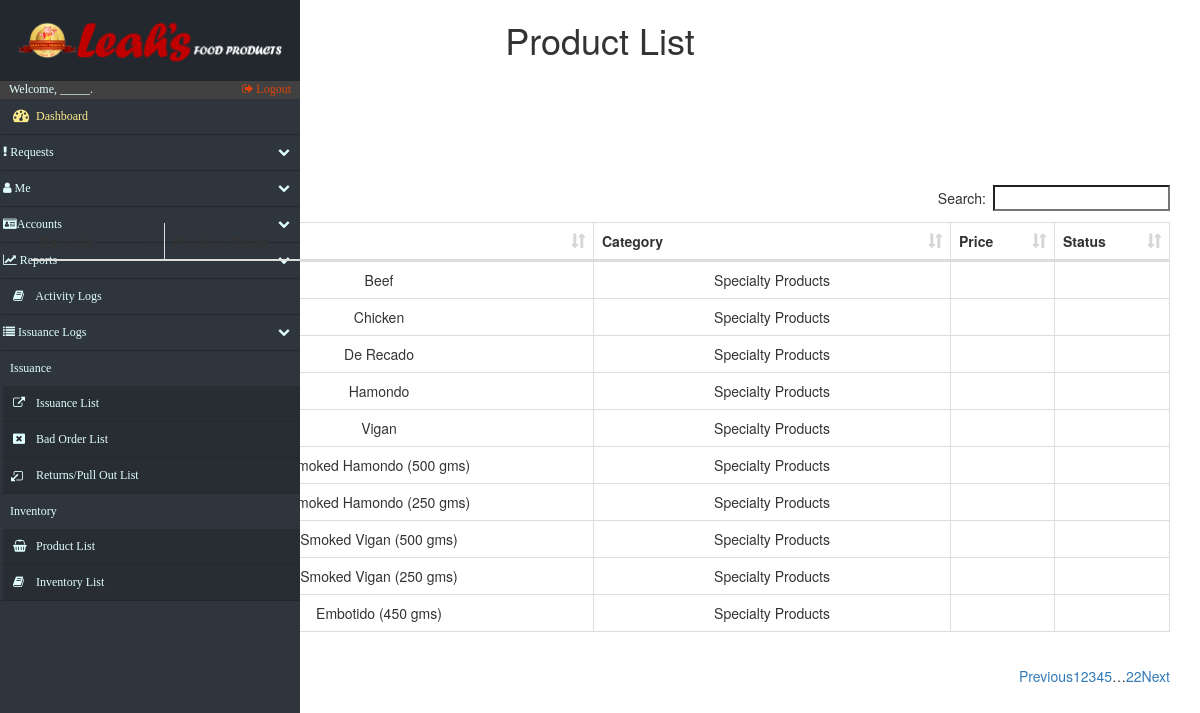
/products.php, run on the app's committed database.
### tables this page shows
CREATE TABLE `product_list` (
  `productList_id` int(15) NOT NULL,
  `productList_name` varchar(50) DEFAULT NULL,
  `category_id` int(15) NOT NULL,
  `productList_origprice` decimal(13,2) DEFAULT NULL
);

CREATE TABLE `category_list` (
  `category_id` int(15) NOT NULL,
  `category_name` varchar(100) NOT NULL,
  `category_quantity` int(10) DEFAULT NULL,
  `category_status` varchar(10) DEFAULT NULL
);

### products.php (the view, shortened to what this page needs)
<!DOCTYPE html>
<html lang="en">
<head>
    <?php include('fragments/config.php') ?>
    <link rel="stylesheet" href="https://maxcdn.bootstrapcdn.com/bootstrap/3.3.7/css/bootstrap.min.css">
    <link href="src/css/datatables.css" rel="stylesheet">
    <link href="//maxcdn.bootstrapcdn.com/font-awesome/4.2.0/css/font-awesome.min.css" rel="stylesheet">
    <link href="src/css/sidebar.css" rel="stylesheet">
    <link href="src/css/custom.css" rel="stylesheet">
</head>
<body>
    <div class="nav-side-menu">
        <div class="brand">
            <div class="brandtext"></div>
        </div>
        <div class="user_info">
            <span>Welcome, _____. </span>
            <a href="fragments/logout.php">
                <i class="fa fa-sign-out" aria-hidden="true"></i> Logout
            </a>
        </div>
        <div class="menu-list">
            <ul id="menu-content" class="menu-content collapse out">
                <li>
                    <a id="dashboard_txt" href="index.php">
                        <i class="fa fa-dashboard fa-lg"></i> Dashboard
                    </a>
                </li>
                <li data-toggle="collapse" data-target="#products" class="collapsed">
                    <i class="fa fa-exclamation"></i> Requests <span class="arrow"></span>
                </li>
                <li data-toggle="collapse" data-target="#service" class="collapsed">
                    <i class="fa fa-user"></i> Me <span class="arrow"></span>
                </li>
                <li data-toggle="collapse" data-target="#accounts" class="collapsed">
                    <i class="fa fa-id-card" aria-hidden="true"></i>Accounts <span class="arrow"></span>
                </li>
                <li data-toggle="collapse" data-target="#reports" class="collapsed">
                    <i class="fa fa-line-chart" aria-hidden="true"></i> Reports <span class="arrow"></span>
                </li>
                <li>
                    <a href="log_Activity.php">
                        <i class="fa fa-book"></i> Activity Logs
                    </a>
                </li>
                <li data-toggle="collapse" data-target="#issue" class="collapsed">
                    <i class="fa fa-list" aria-hidden="true"></i> Issuance Logs <span class="arrow"></span>
                </li>
                <div class="sub-menu_nct">
                    <span class="sub-menu">Issuance
                    </span>
                </div>
                <li class="sub-menu_nc">
                    <a href="issuance.php">
                        <i class="fa fa-external-link" aria-hidden="true"></i> Issuance List
                    </a>
                </li>
                <li class="sub-menu_nc">
                    <a href="issuance_BadOrder.php">
                        <i class="fa fa-window-close" aria-hidden="true"></i> Bad Order List
                    </a>
                </li>
                <li class="sub-menu_nc">
                    <a href="issuance_Returns.php">
                        <i class="fa fa-external-link fa-rotate-180" aria-hidden="true"></i> Returns/Pull Out List
                    </a>
                </li>
                <div class="sub-menu_nct">
                    <span class="sub-menu">Inventory
                    </span>
                </div>
                <li class="sub-menu_nc">
                    <a class="sub-menu_nc" href="products.php">
                        <i class="fa fa-shopping-basket"> </i> Product List
                    </a>
                </li>
                <li class="sub-menu_nc">
                    <a href="inventory.php">
                        <i class="fa fa-book"> </i> Inventory List
                    </a>
                </li>
            </ul>
        </div>
    </div>
    <div id="page-content-wrapper">
        <div class="container">
            <table class="table table-striped table-bordered">
                <h1 align="center">Product List</h1>
            </table>
            <?php
				$retrieve = ("SELECT * FROM product_list AS P INNER JOIN category_list AS C ON P.category_id = C.category_id");
				$results = mysqli_query($db, $retrieve);
			?>
                <table class="table table-striped table-bordered">
                    <button type="button" class="btn btn-info btn-lg" data-toggle="modal" data-target="#myModal">Add Product</button>
                </table>
                <table id="datatables" class="table table-hover table-bordered dataTable" cellspacing="0" width="100%" role="grid" aria-describedby="myTable_info" style="width: 100%;">
                    <thead>
                        <tr>
                            <th>Barcode</th>
                            <th>Product Name</th>
                            <th>Category</th>
                            <th>Price</th>
                            <th>Status</th>
                        </tr>
                    </thead>
                    <tbody>
                        <?php
							foreach ($results as $data):
						?>
                            <tr>
                                <td data-title="productname">
                                    <?php echo $data["productList_name"]; ?>
                                </td>
                                <td data-title="Category">
                                    <?php echo $data["category_name"]; ?>
                                </td>
                                <td data-title="price">
                                </td>
                                <td data-title="status">
                                </td>
                            </tr>
                            <?php
								endforeach;
							?>
                            </tbody>
                </table>
        </div>
    </div>
</body>
</html>

### src/css/datatables.css (style rules this page uses)
table.dataTable { clear: both; width: auto; text-align: center; margin-top: 6px !important; margin-bottom: 6px !important; max-width: none !important; border-collapse: separate !important }
table.dataTable td, table.dataTable th { -webkit-box-sizing: content-box; box-sizing: content-box }
table.dataTable thead>tr>th.sorting_asc, table.dataTable thead>tr>th.sorting_desc, table.dataTable thead>tr>th.sorting, table.dataTable thead>tr>td.sorting_asc, table.dataTable thead>tr>td.sorting_desc, table.dataTable thead>tr>td.sorting { padding-right: 30px }
table.dataTable thead .sorting, table.dataTable thead .sorting_asc, table.dataTable thead .sorting_desc, table.dataTable thead .sorting_asc_disabled, table.dataTable thead .sorting_desc_disabled { cursor: pointer; position: relative }
table.dataTable thead .sorting:after, table.dataTable thead .sorting_asc:after, table.dataTable thead .sorting_desc:after, table.dataTable thead .sorting_asc_disabled:after, table.dataTable thead .sorting_desc_disabled:after { position: absolute; bottom: 8px; right: 8px; display: block; font-family: 'Glyphicons Halflings'; opacity: 0.5 }
table.dataTable thead .sorting:after { opacity: 0.2; content: "\e150" }
table.dataTable thead .sorting_asc:after { content: "\e155" }
table.table-bordered.dataTable th, table.table-bordered.dataTable td { border-left-width: 0 }
table.table-bordered.dataTable th:last-child, table.table-bordered.dataTable th:last-child, table.table-bordered.dataTable td:last-child, table.table-bordered.dataTable td:last-child { border-right-width: 0 }
table.table-bordered.dataTable tbody th, table.table-bordered.dataTable tbody td { border-bottom-width: 0 }

### src/css/sidebar.css (style rules this page uses)
.nav-side-menu { overflow: hidden; font-family: verdana; font-size: 12px; font-weight: 200; background-color: #2e353d; position: fixed; top: 0px; width: 300px; height: 100%; color: #e1ffff; }
.nav-side-menu .brand { background-color: #23282e; line-height: 50px; display: block; text-align: center; font-size: 14px; }
.nav-side-menu ul, .nav-side-menu li { list-style: none; padding: 0px; margin: 0px; line-height: 35px; cursor: pointer; }
.nav-side-menu li { padding-left: 0px; border-left: 3px solid #2e353d; border-bottom: 1px solid #23282e; }
.nav-side-menu li a { text-decoration: none; color: #e1ffff; }
.nav-side-menu li a i { padding-left: 10px; width: 20px; padding-right: 20px; }
@media (min-width: 800px) { .nav-side-menu .menu-list .menu-content { display: block; } }
body { margin: 0px; padding: 0px; }
#dashboard_txt { color: #fcea8b; }
.sub-menu_nc { background-color: #272d33; }
.sub-menu_nct { padding-left: 10px; }
.nav-side-menu .brand .brandtext { padding: 4%; content: url(../img/LeahsTextAlter.PNG); width: 100%; text-align: center; }
.user_info { background-color: #414141; }
.user_info a { float: right; padding-right: 3%; color: #dd430a; }
.user_info span { padding-left: 3% }
.sub-menu_nc a { display: block; }
.menu-content > li a { display: inline-block; width: 100%; }

### data on the page
product_list: productList_name "Beef", category.category_name "Specialty Products"
product_list: productList_name "Chicken", category.category_name "Specialty Products"
product_list: productList_name "De Recado", category.category_name "Specialty Products"
product_list: productList_name "Hamondo", category.category_name "Specialty Products"
product_list: productList_name "Vigan", category.category_name "Specialty Products"
product_list: productList_name "Smoked Hamondo (500 gms)", category.category_name "Specialty Products"
product_list: productList_name "Smoked Hamondo (250 gms)", category.category_name "Specialty Products"
product_list: productList_name "Smoked Vigan (500 gms)", category.category_name "Specialty Products"
product_list: productList_name "Smoked Vigan (250 gms)", category.category_name "Specialty Products"
product_list: productList_name "Embotido (450 gms)", category.category_name "Specialty Products"
